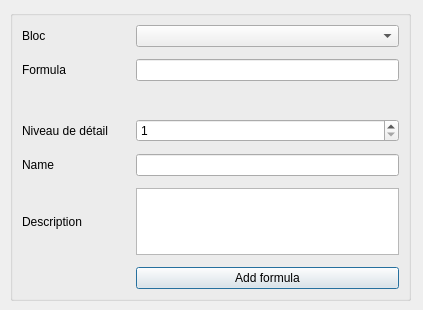
<?xml version="1.0" encoding="UTF-8"?>
<ui version="4.0">
 <class>AddFormula</class>
 <widget class="QDialog" name="AddFormula">
  <property name="geometry">
   <rect>
    <x>0</x>
    <y>0</y>
    <width>423</width>
    <height>310</height>
   </rect>
  </property>
  <property name="windowTitle">
   <string>Dialog</string>
  </property>
  <widget class="QGroupBox" name="groupBox_6">
   <property name="geometry">
    <rect>
     <x>10</x>
     <y>10</y>
     <width>401</width>
     <height>291</height>
    </rect>
   </property>
   <layout class="QVBoxLayout" name="verticalLayout">
    <item>
     <layout class="QGridLayout" name="gridLayout_4">
      <property name="verticalSpacing">
       <number>12</number>
      </property>
      <item row="5" column="3">
       <widget class="QTextEdit" name="comment"/>
      </item>
      <item row="6" column="3">
       <widget class="QPushButton" name="add_formula">
        <property name="text">
         <string>Add formula</string>
        </property>
       </widget>
      </item>
      <item row="3" column="3">
       <widget class="QSpinBox" name="detail_level">
        <property name="minimum">
         <number>1</number>
        </property>
        <property name="maximum">
         <number>6</number>
        </property>
       </widget>
      </item>
      <item row="3" column="1">
       <spacer name="horizontalSpacer_18">
        <property name="orientation">
         <enum>Qt::Horizontal</enum>
        </property>
        <property name="sizeType">
         <enum>QSizePolicy::Fixed</enum>
        </property>
        <property name="sizeHint" stdset="0">
         <size>
          <width>10</width>
          <height>20</height>
         </size>
        </property>
       </spacer>
      </item>
      <item row="1" column="0">
       <widget class="QLabel" name="label_14">
        <property name="text">
         <string>Formula</string>
        </property>
       </widget>
      </item>
      <item row="6" column="0" colspan="2">
       <spacer name="horizontalSpacer_11">
        <property name="orientation">
         <enum>Qt::Horizontal</enum>
        </property>
        <property name="sizeHint" stdset="0">
         <size>
          <width>40</width>
          <height>20</height>
         </size>
        </property>
       </spacer>
      </item>
      <item row="5" column="0">
       <widget class="QLabel" name="label_17">
        <property name="text">
         <string>Description</string>
        </property>
       </widget>
      </item>
      <item row="4" column="0">
       <widget class="QLabel" name="label_20">
        <property name="text">
         <string>Name</string>
        </property>
       </widget>
      </item>
      <item row="1" column="1">
       <layout class="QHBoxLayout" name="horizontalLayout_3">
        <item>
         <spacer name="horizontalSpacer_10">
          <property name="orientation">
           <enum>Qt::Horizontal</enum>
          </property>
          <property name="sizeType">
           <enum>QSizePolicy::Fixed</enum>
          </property>
          <property name="sizeHint" stdset="0">
           <size>
            <width>10</width>
            <height>20</height>
           </size>
          </property>
         </spacer>
        </item>
       </layout>
      </item>
      <item row="4" column="1">
       <spacer name="horizontalSpacer_13">
        <property name="orientation">
         <enum>Qt::Horizontal</enum>
        </property>
        <property name="sizeType">
         <enum>QSizePolicy::Fixed</enum>
        </property>
        <property name="sizeHint" stdset="0">
         <size>
          <width>10</width>
          <height>20</height>
         </size>
        </property>
       </spacer>
      </item>
      <item row="5" column="1">
       <spacer name="horizontalSpacer_12">
        <property name="orientation">
         <enum>Qt::Horizontal</enum>
        </property>
        <property name="sizeType">
         <enum>QSizePolicy::Fixed</enum>
        </property>
        <property name="sizeHint" stdset="0">
         <size>
          <width>10</width>
          <height>20</height>
         </size>
        </property>
       </spacer>
      </item>
      <item row="3" column="0">
       <widget class="QLabel" name="label_23">
        <property name="text">
         <string>Niveau de détail</string>
        </property>
       </widget>
      </item>
      <item row="2" column="0" colspan="4">
       <widget class="QLabel" name="warning_formula">
        <property name="text">
         <string/>
        </property>
       </widget>
      </item>
      <item row="1" column="3">
       <widget class="QLineEdit" name="formula_text"/>
      </item>
      <item row="4" column="3">
       <widget class="QLineEdit" name="description"/>
      </item>
      <item row="0" column="0">
       <widget class="QLabel" name="label_15">
        <property name="text">
         <string>Bloc</string>
        </property>
       </widget>
      </item>
      <item row="0" column="1">
       <spacer name="horizontalSpacer_14">
        <property name="orientation">
         <enum>Qt::Horizontal</enum>
        </property>
        <property name="sizeType">
         <enum>QSizePolicy::Fixed</enum>
        </property>
        <property name="sizeHint" stdset="0">
         <size>
          <width>10</width>
          <height>20</height>
         </size>
        </property>
       </spacer>
      </item>
      <item row="0" column="3">
       <widget class="QComboBox" name="combobloc"/>
      </item>
     </layout>
    </item>
   </layout>
  </widget>
 </widget>
 <resources/>
 <connections/>
</ui>
